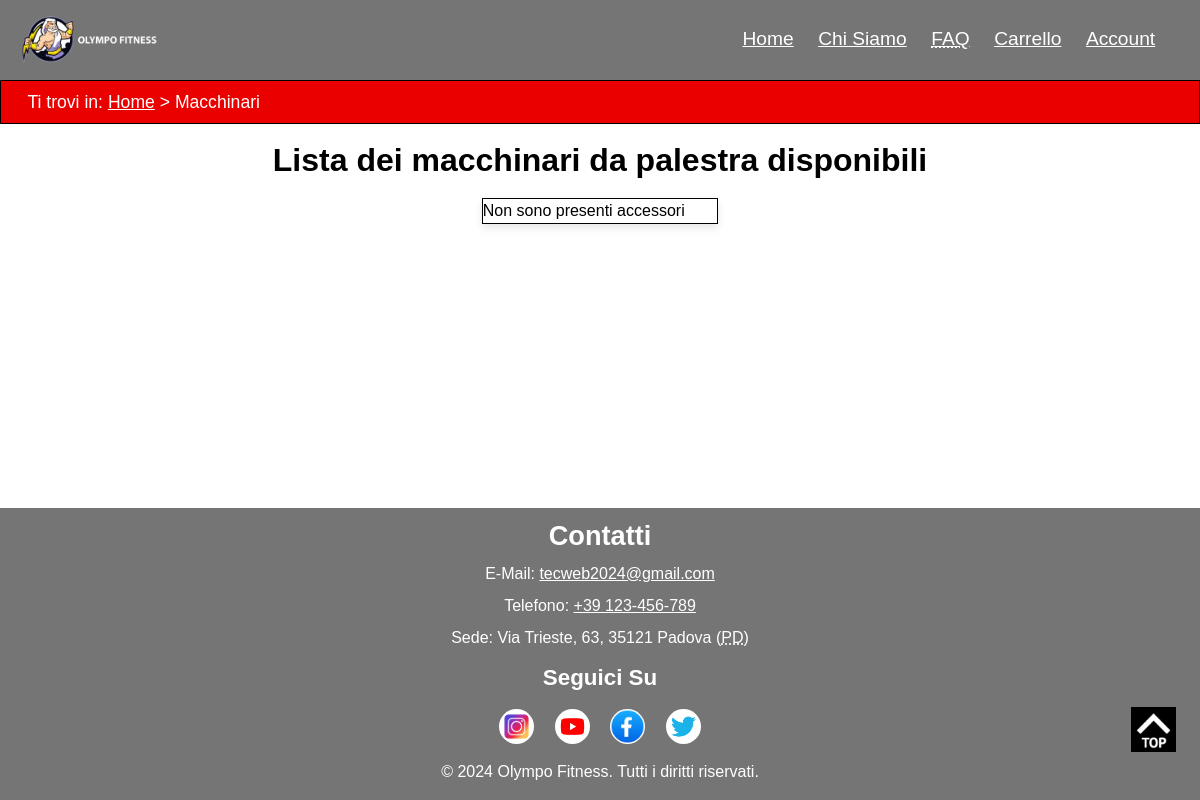
The app's page /macchine.php, older data.
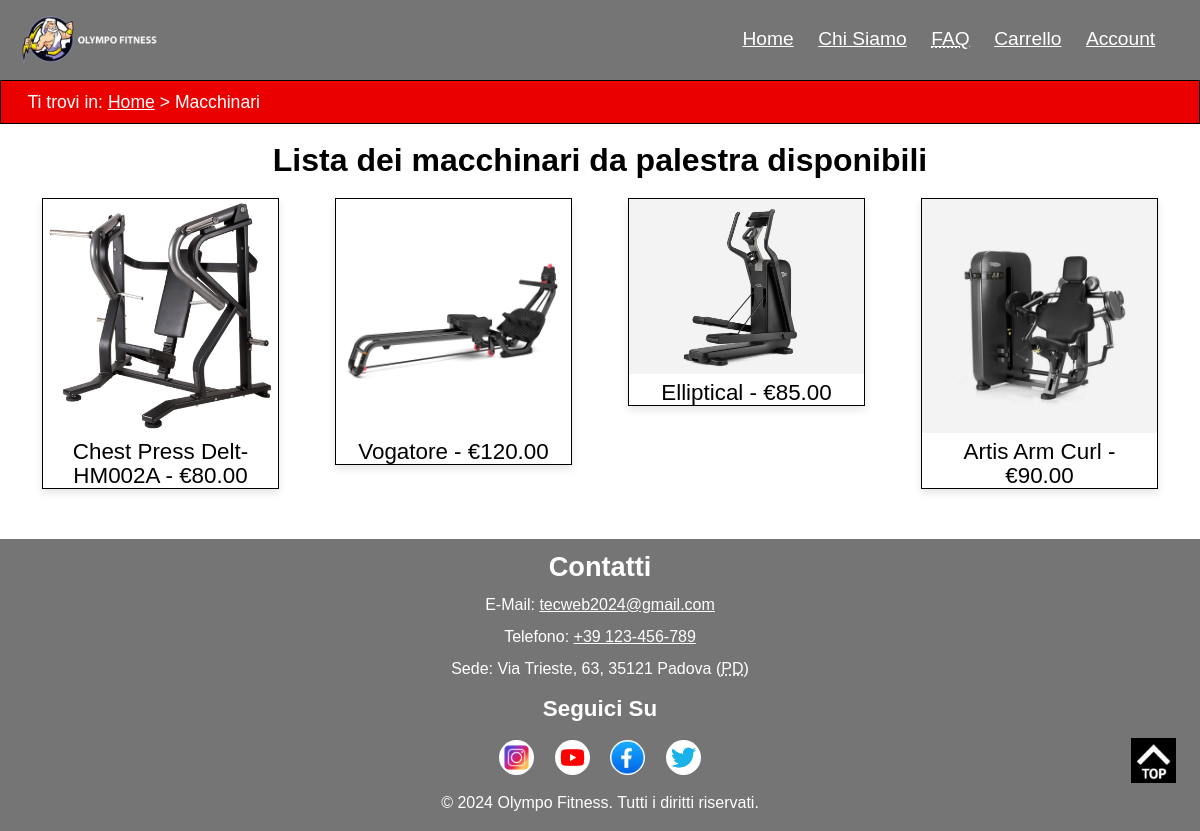
The same page, newer data.
### tables this page shows
CREATE TABLE `prodotto` (
  `ID` int(10) UNSIGNED NOT NULL,
  `nome` varchar(200) NOT NULL,
  `immagine1` varchar(100) NOT NULL,
  `immagine2` varchar(100) NOT NULL,
  `immagine3` varchar(100) NOT NULL,
  `immagine4` varchar(100) NOT NULL,
  `categoria` int(5) UNSIGNED NOT NULL,
  `keywords` varchar(200) DEFAULT NULL,
  `prezzo` decimal(5,2) UNSIGNED NOT NULL,
  `peso` varchar(100) DEFAULT NULL,
  `dimensione` varchar(200) DEFAULT NULL,
  `colore` varchar(100) DEFAULT NULL,
  `volume` varchar(100) DEFAULT NULL,
  `materialeUtilizzato` varchar(100) DEFAULT NULL,
  `quantita` int(255) UNSIGNED NOT NULL,
  `taglia` varchar(100) DEFAULT NULL,
  `descrizione` text NOT NULL,  
  `tempoConsegna` text NOT NULL,
  `marca` int(20) UNSIGNED NOT NULL
);

### connection.php (called while the page is built, shortened)
<?php
class DBAccess {
    private $connection;
    public function openDBConnection(){
        $this->connection = mysqli_connect(
            self::HOST_DB,
            self::USERNAME,
            self::PASSWORD,
            self::DATABASE_NAME
        );
        if(mysqli_connect_errno()) {
            echo "Errore di connessione al database: " . mysqli_connect_error();
            return false;
        } else {
            return true;
        }
    }
public function getMacchineFromDatabase() {
    $Macchine = array();
    $query = "SELECT ID,nome,immagine1,prezzo FROM prodotto WHERE categoria=4";
    $result = mysqli_query($this->connection, $query) or die("Errore nell'accesso al database" .mysqli_error($this->connection));
    if ($result && $result->num_rows > 0) {
        while ($row = $result->fetch_assoc()) {
            $Macchine[] = $row;
        }
    } else {
        $Macchine = array();
    }
    return $Macchine;
}
}
?>

### macchine.php (the view, shortened to what this page needs)
<?php
require_once "connection.php";
$paginaHTML = file_get_contents("macchineTemplate.html");
$stringaMacchine = "";
$connection = new DBAccess();
$connectionOk = $connection->openDBConnection();
if ($connectionOk) {
    $listaMacchine = $connection->getMacchineFromDatabase();
    if ($listaMacchine != null) {
        foreach ($listaMacchine as $macchine) {
            $stringaMacchine .= '<li><a href="' . $macchine["nome"] . '.html"><img src="' . $macchine["immagine1"] . '" alt=""><p>' . $macchine["nome"] . ' - €' . $macchine["prezzo"] . '</p></a></li>';
        }
    } else {
        $stringaMacchine .= "<li>Non sono presenti accessori</li>";
    }
} else {
    $stringaMacchine = "<li>I sistemi sono momentaneamente fuori servizio, ci scusiamo per il disagio</li>";
}
$paginaHTML = str_replace("{macchine}", $stringaMacchine, $paginaHTML);
echo $paginaHTML;
?>

Row changes from the older to the newer data that the page shows:
added prodotto: immagine1 (picture), nome "Chest Press Delt-HM002A", prezzo "80.00"
added prodotto: immagine1 (picture), nome "Vogatore", prezzo "120.00"
added prodotto: immagine1 (picture), nome "Elliptical", prezzo "85.00"
added prodotto: immagine1 (picture), nome "Artis Arm Curl", prezzo "90.00"
Text that changed along with them:
text no longer shown: "Non sono presenti accessori"
